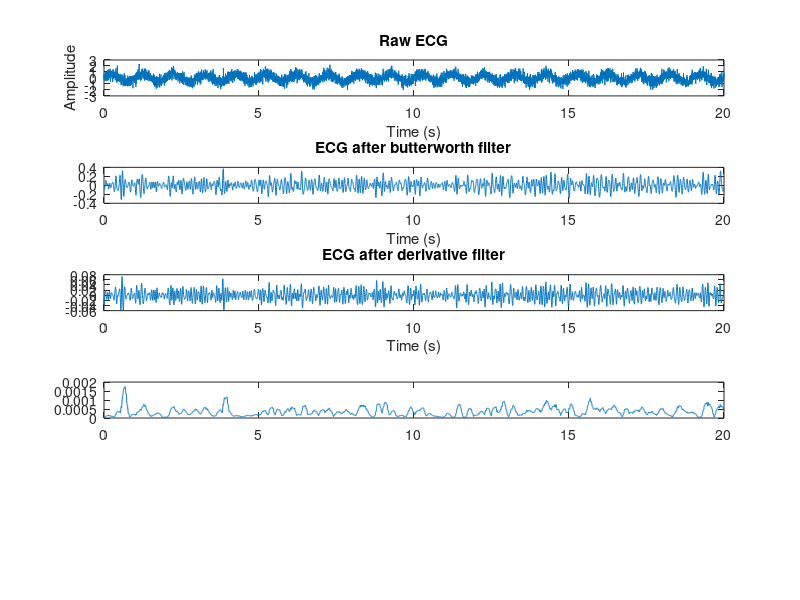

Reproduce this figure in MATLAB. (Note: this script raises an error after producing the figure.)
% Artificial Pacemaker Simulation

clc; clear; close all;

% Sampling frequency
fs = 360;               % 360 samples per second (like real ECG data)
t = (0:1/fs:20)';          % 20-second time vector

% Create a simple ECG-like signal
hr = 60;                % Heart rate (60 beats per minute)
ecg = 0.6*sin(2*pi*(hr/60)*t) + 0.5*randn(size(t)); % base + noise (randn is mostly in the range of (+-3) ) 

% 1. Bandpass filter (Butterworth)

[b,a] = butter(2, [5 15]/(fs/2), 'bandpass');  
% using butterworth function (which takes normalized freq. as input and "bandpass"
% allows only that certain range of freq),   to calc the 2 constants a,b used for filtering 
filt_ecg = filtfilt(b, a, ecg); % zero-phase filtering ( by using normal filter func phase shift occurs
%  so we use filtfilt to ensure zero-phase change , better filtering


% 2. Derivative filter
d_ecg = filter([1 2 0 -2 -1]/8, 1, filt_ecg); % y(x)= [x(n+2)+2x(n+1) -2x(n-1)-x(n-2)]/8 (5-point central differentiation approx. ) 
% to point out the spikes , which eases the detection of heartbeats. 

% 3. Squaring
sq_ecg = d_ecg.^2;

% 4. Moving window integration (150 ms)
win_size = round(0.15*fs);
mov_int = filter(ones(1, win_size)/win_size, 1, sq_ecg);

ecg_data = [t d_ecg];

% 5. Adaptive thresholding for R-peak detection
thr = mean(mov_int)*1.5;
r_peaks = mov_int > thr;

% 6. Pacemaker logic
T_escape = 1.0; % 1 second = 60 bpm lower rate
T_refrac = 0.25; % 250 ms refractory 
T_pulse  = 0.002; % pacing pulse duration (2 ms)
time_since_beat = 0;
pace_pulse = zeros(size(t));
tic


num_of_times_paced=0;
for i = 2:length(t)
    dt = 1/fs;
    time_since_beat = time_since_beat + dt;

    % If a natural beat detected
    if r_peaks(i) && time_since_beat > T_refrac
        time_since_beat = 0;
        %pace_pulse(i:i+round(T_pulse*fs)) = 1;
    end

    % If no beat detected within escape time → generate pacing pulse
    if time_since_beat >= T_escape
        pace_pulse(i:i+round(T_pulse*fs)) = 1;
        num_of_times_paced=num_of_times_paced+1;
        time_since_beat = 0;
    end
end
toc

% 7. Plot results
figure;

subplot(5,1,1);
plot(t, ecg); title('Raw ECG');
xlabel('Time (s)'); ylabel('Amplitude');

subplot(5,1,2);
plot(t, filt_ecg);
title('ECG after butterworth filter');
xlabel('Time (s)');
 
subplot(5,1,3);
plot(t, d_ecg);
title('ECG after derivative filter');
xlabel('Time (s)');
 
subplot(5,1,4);
plot(t, mov_int); hold on;
yline(thr, 'r--'); 
title('Filtered ECG with Threshold');
xlabel('Time (s)');

subplot(5,1,5);
plot(t, pace_pulse, 'LineWidth', 1.2);
title('Pacemaker Output');
xlabel('Time (s)'); ylabel('Pulse');



fprintf("Number of times Pacemaker did its work = %d ",num_of_times_paced)
